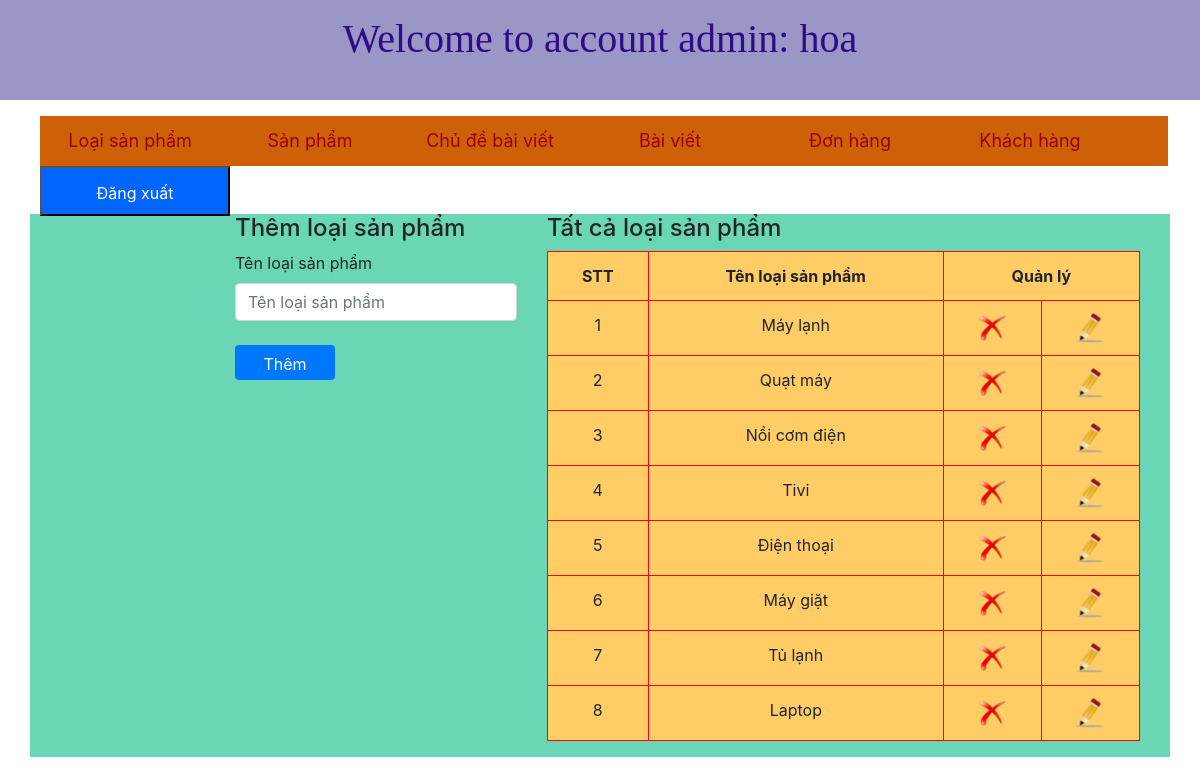
The page /admin/dashboard.php (signed in) on the database its author committed.
### tables this page shows
CREATE TABLE `tbl_category` (
  `category_id` int(11) NOT NULL,
  `category_name` varchar(50) NOT NULL
);

### admin/dashboard.php (the view, shortened to what this page needs)
<?php
	include('../db/connect.php');
?>
<!DOCTYPE html>
<html lang="en">
<link rel="stylesheet" type="text/css" href="../css/admin.css" />
<head>
	<link href="../css/bootstrap.css" rel="stylesheet" type="text/css" media="all" />
</head>
<body>
	<div class="header">
    	<h1>Welcome to account admin:  <?php echo $_SESSION['dangnhap'] ?></h1></br>
    </div>
	  <div class="menu" >
	    <ul >
	      <li >
	        <a href="xulydanhmuc.php">Loại sản phẩm</a>
	      </li>
	      <li >
	        <a  href="xulysanpham.php">Sản phẩm</a>
	      </li>
	       <li >
	        <a  href="xulydanhmucbaiviet.php">Chủ đề bài viết</a>
	      </li>
	         <li >
	        <a  href="xulybaiviet.php">Bài viết</a>
	      </li>
		  <li >
	        <a  href="xulydonhang.php">Đơn hàng <span class="sr-only">(current)</span></a>
	      </li>
	       <li >
	         <a  href="xulykhachhang.php">Khách hàng</a>
	      </li>
		  <li>
		  <form action="" method="post" enctype="multipart/form-data">
            <input type="submit" name="logout" value="Đăng xuất" style="background:#06F;color:#fff;width:190px;height:50px;" />
            </form>
		  </li>
	    </ul>
	  </div>
	<div class="container">
		<div class="row">
			<?php
			if(isset($_GET['quanly'])=='capnhat'){
				$id_capnhat = $_GET['id'];
				$sql_capnhat = mysqli_query($con,"SELECT * FROM tbl_category WHERE category_id='$id_capnhat'");
				$row_capnhat = mysqli_fetch_array($sql_capnhat);
				?>
				<div class="col-md-4">
				<h4>Cập nhật loại sản phẩm </h4>
				<label>Tên loại sản phẩm</label>
				<form action="" method="POST">
					<input type="text" class="form-control" name="danhmuc" value="<?php echo $row_capnhat['category_name'] ?>"><br>
					<input type="hidden" class="form-control" name="id_danhmuc" value="<?php echo $row_capnhat['category_id'] ?>">
					<input type="submit" name="capnhatdanhmuc" value="Cập nhật " class="btn btn-default" style="background:#07F;color:#fff;width:120px;height:35px;">
				</form>
				</div>
			<?php
			}else{
				?>
				<div class="col-md-4">
				<h4>Thêm loại sản phẩm</h4>
				<label>Tên loại sản phẩm</label>
				<form action="" method="POST">
					<input type="text" class="form-control" name="danhmuc" placeholder="Tên loại sản phẩm"><br>
					<input type="submit" name="themdanhmuc" value="Thêm " class="btn btn-default" style="background:#07F;color:#fff;width:100px;height:35px;" >
				</form>
				</div>
				<?php
			}
				?>
			<div class="col-md-8">
				<h4>Tất cả loại sản phẩm</h4>
				<?php
				$sql_select = mysqli_query($con,"SELECT * FROM tbl_category ORDER BY category_id DESC");
				?>
				<table class="table table-bordered ">
					<tr>
						<th>STT</th>
						<th>Tên loại sản phẩm</th>
						<th colspan="2">Quản lý</th>
					</tr>
					<?php
					$i = 0;
					while($row_category = mysqli_fetch_array($sql_select)){
						$i++;
					?>
					<tr>
						<td><?php echo $i; ?></td>
						<td><?php echo $row_category['category_name'] ?></td>
						<td><a href="?xoa=<?php echo $row_category['category_id'] ?>"><img src="../images/delete.png" width="30" height="30"   /></a> </td>
						<td> <a href="?quanly=capnhat&id=<?php echo $row_category['category_id'] ?>"><img src="../images/edit.png" width="30" height="30" /></a></td>
					</tr>
					<?php
					}
					?>
				</table>
			</div>
		</div>
	</div>
</body>
</html>

### css/admin.css (style rules this page uses)
* { padding: 0; margin: 0; }
.header { width: 100%; height: 100px; background: rgb(154, 151, 199); font-size: 250px; font-family: Brush Script MT; text-align: center; line-height: 200px; color: rgb(47, 11, 133); padding: 15px; }
.menu { width: 94%; text-align: center; margin-left: 40px; height: 50px; margin-top: 1px; background: rgb(206, 97, 8); }
.menu ul { width: 100%; list-style: none; }
.menu ul li { width: 180px; text-align: center; float: left; line-height: 50px; }
.menu ul li a { display: block; color: #900; text-decoration: none; font-size: 18px; }
.container { width: 100%; height: 100%; background: rgb(107, 214, 182); }
.container table { border-collapse: collapse; width: 100%; background-color: #FC6; border: 1.5px solid #F00; text-align: center; }
.container table tr td { border: 1.5px solid #F00; text-align: center; }
.container table tr th { border: 1.5px solid #F00; }

### rows shown on the page
tbl_category: category_name "Máy lạnh"
tbl_category: category_name "Quạt máy"
tbl_category: category_name "Nồi cơm điện"
tbl_category: category_name "Tivi"
tbl_category: category_name "Điện thoại"
tbl_category: category_name "Máy giặt"
tbl_category: category_name "Tủ lạnh"
tbl_category: category_name "Laptop"

### other values the page prints
$_SESSION['dangnhap'] "hoa"
